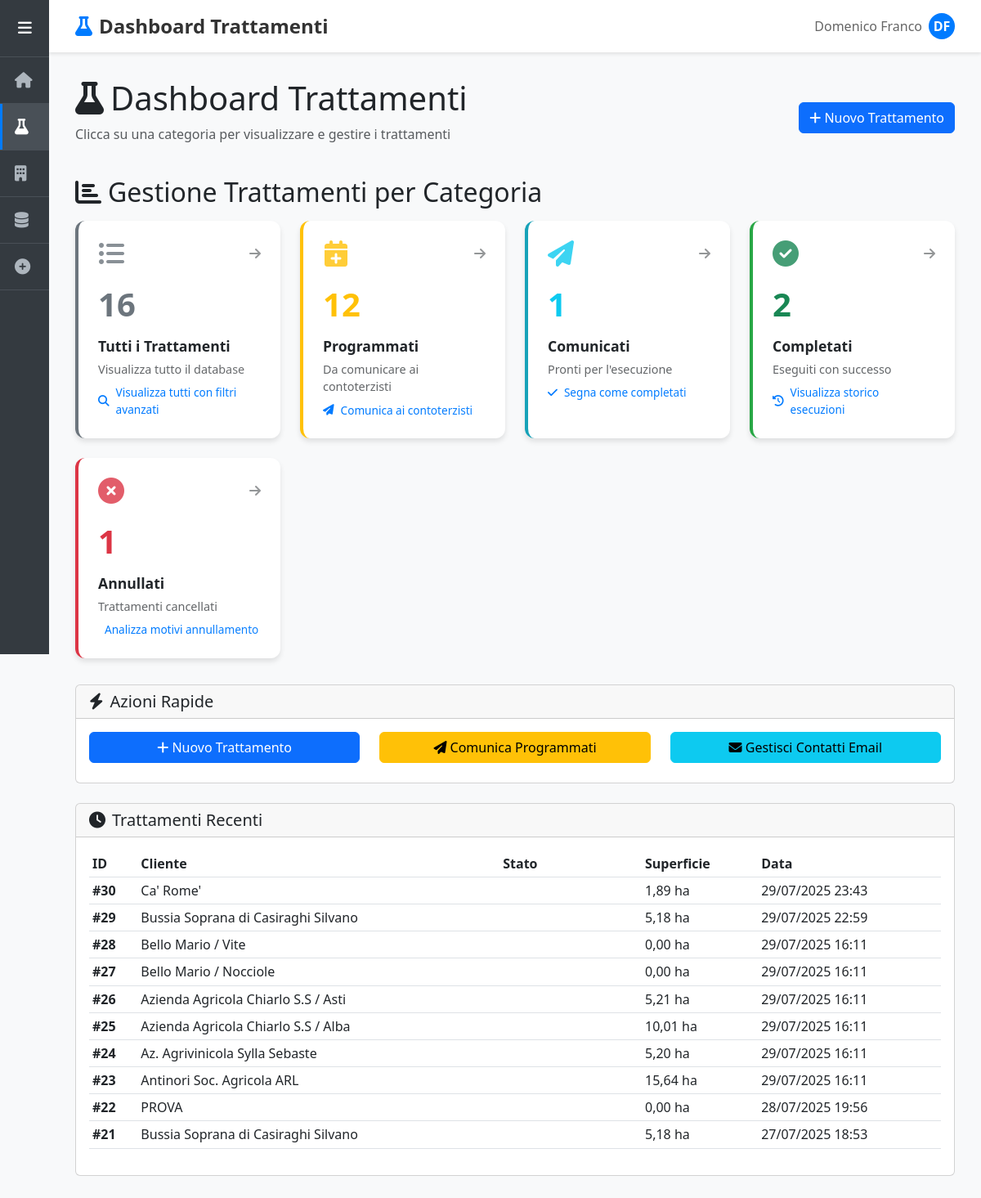
The app's page /trattamenti/, older data.
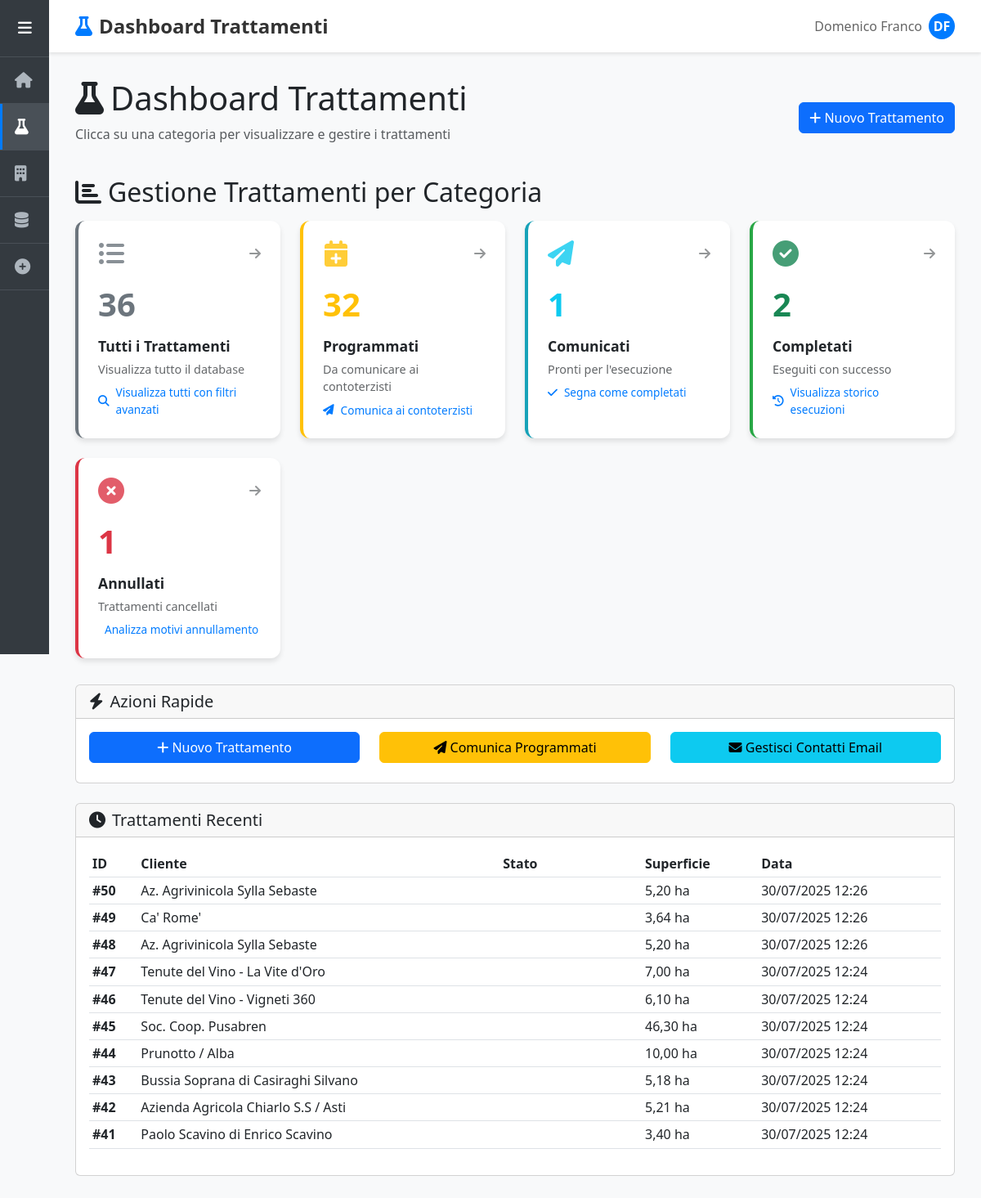
The same page, newer data.
### domenico/models.py (models this page shows, shortened)
class Trattamento(models.Model):
    STATI_CHOICES = [
        ('programmato', 'Programmato'),
        ('comunicato', 'Comunicato'),
        ('completato', 'Completato'),
        ('annullato', 'Annullato'),
    ]
    cliente = models.ForeignKey(Cliente, on_delete=models.CASCADE, related_name='trattamenti')
    cascina = models.ForeignKey(Cascina, on_delete=models.CASCADE, null=True, blank=True, related_name='trattamenti')
    terreni = models.ManyToManyField(Terreno, blank=True, related_name='trattamenti')
    LIVELLI_APPLICAZIONE = [
        ('cliente', 'Intera Azienda'),
        ('cascina', 'Cascina'),
        ('terreno', 'Terreni Selezionati'),
    ]
    livello_applicazione = models.CharField(
        max_length=20,
        choices=LIVELLI_APPLICAZIONE,
        default='cliente',
        help_text="Specifica il livello di applicazione del trattamento"
    )
    data_inserimento = models.DateTimeField(auto_now_add=True)
    data_comunicazione = models.DateTimeField(null=True, blank=True)
    data_esecuzione_prevista = models.DateField(null=True, blank=True)
    data_esecuzione_effettiva = models.DateField(null=True, blank=True)
    stato = models.CharField(
        max_length=20,
        choices=STATI_CHOICES,
        default='programmato',
        help_text="Stato attuale del trattamento"
    )
    note = models.TextField(blank=True, help_text="Note aggiuntive per il trattamento")
    class Meta:
        ordering = ['-data_inserimento']
        verbose_name = 'Trattamento'
        verbose_name_plural = 'Trattamenti'
    def get_superficie_interessata(self):
        from decimal import Decimal
        try:
            if self.livello_applicazione == 'cliente':
                superficie = self.cliente.get_superficie_totale()
            elif self.livello_applicazione == 'cascina' and self.cascina:
                superficie = self.cascina.get_superficie_totale()
            elif self.livello_applicazione == 'terreno':
                superficie = sum(terreno.superficie for terreno in self.terreni.all())
            else:
                superficie = 0
            return Decimal(str(superficie)) if superficie else Decimal('0')
        except Exception as e:
            print(f"Errore calcolo superficie trattamento {self.id}: {e}")
            return Decimal('0')

class Cliente(models.Model):
    nome = models.CharField(max_length=200)
    creato_il = models.DateTimeField(auto_now_add=True)
    def get_superficie_totale(self):
        from decimal import Decimal
        try:
            superficie = sum(cascina.get_superficie_totale() for cascina in self.cascine.all())
            return Decimal(str(superficie))
        except Exception:
            return Decimal('0')

class Cascina(models.Model):
    nome = models.CharField(max_length=200)
    cliente = models.ForeignKey(Cliente, on_delete=models.CASCADE, related_name='cascine')
    contoterzista = models.ForeignKey(
        Contoterzista,
        on_delete=models.SET_NULL,
        null=True,
        blank=True,
        related_name='cascine',
        help_text="Contoterzista responsabile per questa cascina (opzionale)"
    )
    def get_superficie_totale(self):
        from decimal import Decimal
        try:
            superficie = sum(terreno.superficie for terreno in self.terreni.all())
            return Decimal(str(superficie))
        except Exception:
            return Decimal('0')

class Terreno(models.Model):
    nome = models.CharField(max_length=200)
    cascina = models.ForeignKey(Cascina, on_delete=models.CASCADE, related_name='terreni')
    superficie = models.DecimalField(
        max_digits=10,
        decimal_places=2,
        validators=[MinValueValidator(0.01)],
        help_text="Superficie in ettari"
    )
    class Meta:
        verbose_name = "Terreno"
        verbose_name_plural = "Terreni"

### domenico/views.py (the view)
# urls.py: path('trattamenti/', views.trattamenti, name='trattamenti'),
def trattamenti(request):
    view_type = request.GET.get('view', 'dashboard')
    if view_type == 'dashboard':
        return trattamenti_dashboard(request)
    else:
        return trattamenti_table(request, view_type)

### domenico/views.py (called while the page is built)
def trattamenti_dashboard(request):
    from django.db.models import Count
    stats = {
        'totali': Trattamento.objects.count(),
        'programmati': Trattamento.objects.filter(stato='programmato').count(),
        'comunicati': Trattamento.objects.filter(stato='comunicato').count(),
        'completati': Trattamento.objects.filter(stato='completato').count(),
        'annullati': Trattamento.objects.filter(stato='annullato').count(),
    }
    trattamenti_recenti = Trattamento.objects.select_related(
        'cliente', 'cascina', 'cascina__contoterzista'
    ).prefetch_related('terreni')[:10]
    context = {
        'stats': stats,
        'trattamenti_recenti': trattamenti_recenti,
    }
    return render(request, 'trattamenti.html', context)

### domenico/templates/trattamenti.html (shortened to what the changed rows need)
{% extends 'base.html' %}
{% block page_title %}Dashboard Trattamenti{% endblock %}
{% block page_icon %}<i class="fas fa-flask"></i>{% endblock %}
{% block content %}
<div class="d-flex justify-content-between align-items-center mb-4">
    <div>
        <h1><i class="fas fa-flask me-2"></i>Dashboard Trattamenti</h1>
    </div>
</div>
<div class="stats-overview">
    <h2 class="mb-3">
        <i class="fas fa-chart-bar me-2"></i>Gestione Trattamenti per Categoria
    </h2>
    <div class="stats-grid">
        <a href="?view=tutti" class="stat-card totali">
            <div class="stat-icon">
                <i class="fas fa-list-ul text-secondary"></i>
                <i class="fas fa-arrow-right nav-indicator"></i>
            </div>
            <div class="stat-number text-secondary">{{ stats.totali }}</div>
            <div class="stat-label">Tutti i Trattamenti</div>
            <div class="stat-sublabel">Visualizza tutto il database</div>
            <div class="stat-action">
                <i class="fas fa-search"></i>
                Visualizza tutti con filtri avanzati
            </div>
        </a>
        <a href="?view=programmati" class="stat-card programmati">
            <div class="stat-icon">
                <i class="fas fa-calendar-plus text-warning"></i>
                <i class="fas fa-arrow-right nav-indicator"></i>
            </div>
            <div class="stat-number text-warning">{{ stats.programmati }}</div>
            <div class="stat-label">Programmati</div>
            <div class="stat-sublabel">Da comunicare ai contoterzisti</div>
            <div class="stat-action">
                <i class="fas fa-paper-plane"></i>
                Comunica ai contoterzisti
            </div>
        </a>
    </div>
</div>
{% if trattamenti_recenti %}
<div class="recent-treatments mt-4">
    <div class="card">
        <div class="card-body">
            <div class="table-responsive">
                <table class="table table-sm">
                    <thead>
                        <tr>
                            <th>ID</th>
                            <th>Cliente</th>
                            <th>Stato</th>
                            <th>Superficie</th>
                            <th>Data</th>
                        </tr>
                    </thead>
                    <tbody>
                        {% for trattamento in trattamenti_recenti %}
                        <tr>
                            <td><strong>#{{ trattamento.id }}</strong></td>
                            <td>{{ trattamento.cliente.nome }}</td>
                            <td>
                                <span class="badge bg-{{ trattamento.stato }}">
                                </span>
                            </td>
                            <td>{{ trattamento.get_superficie_interessata|floatformat:2 }} ha</td>
                            <td>{{ trattamento.data_inserimento|date:"d/m/Y H:i" }}</td>
                        </tr>
                        {% endfor %}
                    </tbody>
                </table>
            </div>
        </div>
    </div>
</div>
{% endif %}
{% endblock %}

Row changes from the older to the newer data that the page shows:
no longer on this page (row unchanged): Trattamento: id "30", cliente.nome "Ca' Rome'", get_superficie_interessata "1,89", data_inserimento "29/07/2025 23:43"
no longer on this page (row unchanged): Trattamento: id "29", cliente.nome "Bussia Soprana di Casiraghi Silvano", get_superficie_interessata "5,18", data_inserimento "29/07/2025 22:59"
no longer on this page (row unchanged): Trattamento: id "28", cliente.nome "Bello Mario / Vite", get_superficie_interessata "0,00", data_inserimento "29/07/2025 16:11"
no longer on this page (row unchanged): Trattamento: id "27", cliente.nome "Bello Mario / Nocciole", get_superficie_interessata "0,00", data_inserimento "29/07/2025 16:11"
no longer on this page (row unchanged): Trattamento: id "26", cliente.nome "Azienda Agricola Chiarlo S.S / Asti", get_superficie_interessata "5,21", data_inserimento "29/07/2025 16:11"
no longer on this page (row unchanged): Trattamento: id "25", cliente.nome "Azienda Agricola Chiarlo S.S / Alba", get_superficie_interessata "10,01", data_inserimento "29/07/2025 16:11"
no longer on this page (row unchanged): Trattamento: id "24", cliente.nome "Az. Agrivinicola Sylla Sebaste", get_superficie_interessata "5,20", data_inserimento "29/07/2025 16:11"
no longer on this page (row unchanged): Trattamento: id "23", cliente.nome "Antinori Soc. Agricola ARL", get_superficie_interessata "15,64", data_inserimento "29/07/2025 16:11"
no longer on this page (row unchanged): Trattamento: id "22", cliente.nome "PROVA", get_superficie_interessata "0,00", data_inserimento "28/07/2025 19:56"
no longer on this page (row unchanged): Trattamento: id "21", cliente.nome "Bussia Soprana di Casiraghi Silvano", get_superficie_interessata "5,18", data_inserimento "27/07/2025 18:53"
added Trattamento: id "50", cliente.nome "Az. Agrivinicola Sylla Sebaste", get_superficie_interessata "5,20", data_inserimento "30/07/2025 12:26"
added Trattamento: id "49", cliente.nome "Ca' Rome'", get_superficie_interessata "3,64", data_inserimento "30/07/2025 12:26"
added Trattamento: id "48", cliente.nome "Az. Agrivinicola Sylla Sebaste", get_superficie_interessata "5,20", data_inserimento "30/07/2025 12:26"
added Trattamento: id "47", cliente.nome "Tenute del Vino - La Vite d'Oro", get_superficie_interessata "7,00", data_inserimento "30/07/2025 12:24"
added Trattamento: id "46", cliente.nome "Tenute del Vino - Vigneti 360", get_superficie_interessata "6,10", data_inserimento "30/07/2025 12:24"
added Trattamento: id "45", cliente.nome "Soc. Coop. Pusabren", get_superficie_interessata "46,30", data_inserimento "30/07/2025 12:24"
added Trattamento: id "44", cliente.nome "Prunotto / Alba", get_superficie_interessata "10,00", data_inserimento "30/07/2025 12:24"
added Trattamento: id "43", cliente.nome "Bussia Soprana di Casiraghi Silvano", get_superficie_interessata "5,18", data_inserimento "30/07/2025 12:24"
added Trattamento: id "42", cliente.nome "Azienda Agricola Chiarlo S.S / Asti", get_superficie_interessata "5,21", data_inserimento "30/07/2025 12:24"
added Trattamento: id "41", cliente.nome "Paolo Scavino di Enrico Scavino", get_superficie_interessata "3,40", data_inserimento "30/07/2025 12:24"
Text that changed along with them:
{{ stats.totali }}: "16" → "36"
{{ stats.programmati }}: "12" → "32"
